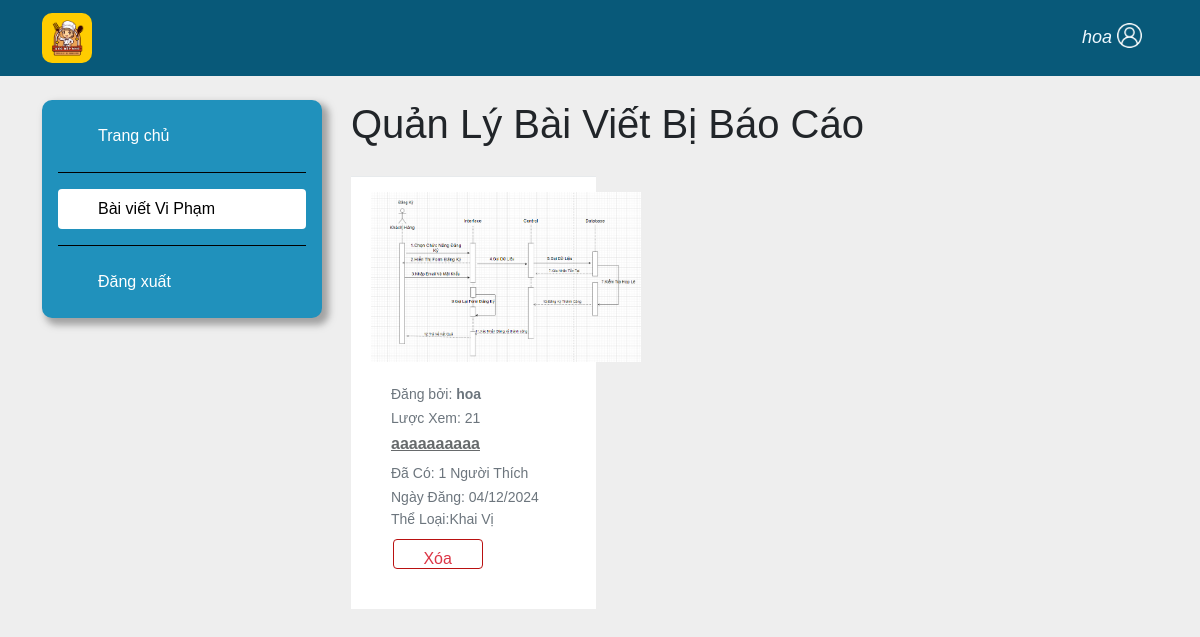
Screenshot of /rpfood/ (signed in) with the database file from the repository.
### appfood/models.py (models this page shows, shortened)
class Recipe(models.Model):
    title = models.CharField(max_length=100,null=True)
    author = models.ForeignKey('auth.User', on_delete=models.CASCADE)
    introduce =  models.CharField(max_length=100,null=True)
    description = models.CharField(max_length=200,null=True)
    created_at = models.DateTimeField(auto_now_add=True)
    views = models.IntegerField(default=0)
    liked_tym = models.ManyToManyField(User, related_name='liked_recipes', blank=True)
    classify = models.ManyToManyField(Classify, related_name='recipes', blank=True)
    reported = models.BooleanField(default=False)
    def total_likes(self):
        return self.liked_tym.count()

class RecipeImage(models.Model):
    recipe = models.ForeignKey(Recipe, related_name='images', on_delete=models.CASCADE)
    image = models.ImageField(upload_to='images/')
    uploaded_at = models.DateTimeField(auto_now_add=True)

class Classify(models.Model):
    name = models.CharField(max_length=100)

### appfood/views.py (the view)
# urls.py: path('rpfood/', views.rpfood, name='rpfood'), # Đường dẫn đến trang Report Food
@login_required
def rpfood(request):
    recipes = Recipe.objects.filter(reported=True)
    recipeimage = RecipeImage.objects.all()
    return render(request, 'admin/rpfood.html', {'recipes': recipes,'recipeimage':recipeimage})

### appfood/templates/admin/rpfood.html
{% extends "admin/base_admin.html" %}
{%load static%}
{%block rpfood%}
<link href="https://maxcdn.bootstrapcdn.com/font-awesome/4.3.0/css/font-awesome.min.css" rel="stylesheet">
<main>
    <div class="container">
        <div class="row">
            <div class="col-3">
                <div class="side-bar d-flex flex-column flex-shrink-0 p-3" style="width: 280px;">
                    <ul class="nav nav-pills flex-column mb-auto">
                        <li class="nav-item">
                            <a href="{% url 'ad' %}" class="nav-link text-white">
                                <svg class="bi me-2" width="16" height="16"><use xlink:href="#speedometer2"></use></svg>Trang chủ
                            </a>
                        </li>
                        <li>
                            <a href="{% url 'savefood' %}" class="nav-link active" aria-current="page">
                                <svg class="bi me-2" width="16" height="16"><use xlink:href="#speedometer2"></use></svg>Bài viết Vi Phạm
                            </a>
                        </li>
                        <li>
                            <a href="{% url 'logout' %}" class="nav-link text-white">
                                <svg class="bi me-2" width="16" height="16"><use xlink:href="#speedometer2"></use></svg>Đăng xuất
                            </a>
                        </li>
                    </ul>
                </div>
            </div>
            <div class="col">
    <div class="container">
        <h1>Quản Lý Bài Viết Bị Báo Cáo</h1>
        <div class="row d-flex flex-wrap">
            {% for recipe in recipes %}
                <div class="col-md-4">
                    <div class="ibox" style="padding-top: 20px;">
                        <div class="ibox-content product-box">
                            {% if recipe.images.first %}
                            <div class="product" style="height: 170px;">
                                <img style="height: 170px;width: 270px;" src="{{ recipe.images.first.image.url }}" alt="">
                            </div>
                            {% endif %}
                            <div class="product-desc">
                                <small class="text-muted">Đăng bởi: <b>{{ recipe.author.username }}</b></small>
                                <br>
                                <small class="text-muted">Lược Xem: {{ recipe.views }}</small>
                                <a href="{% url 'detail_admin' recipe.id %}" class="product-name">{{ recipe.title }}</a>
                                <small class="text-muted">Đã Có: {{ recipe.total_likes }} Người Thích</small>
                                <div>
                                    <small class="text-muted">Ngày Đăng: {{recipe.images.first.uploaded_at|date:"d/m/Y"}}</small>
                                </div>
                                <div>
                                    <small style="float: left;" class="text-muted">Thể Loại:</small>
                                    {% for category in recipe.classify.all %}
                                        <small class="text-muted" style="float: left;">{{ category.name }}</small>
                                    {% endfor %}
                                </div>
                                <div class="m-t text-right" style="padding-top: 30px;padding-left: 1%;">
                                    <a href="{% url 'admin_delete' recipe.id %}" class="btn btn-outline-danger" style="height: 30px;width: 90px;padding-top: 7px;border: 1px solid #b91111;">Xóa</a>
                                </div>
                            </div>
                        </div>
                    </div>
                </div>
            {% endfor %}
        </div>
    </div>
            </div>
        </div>
    </div>
</main>
{%endblock rpfood%}

### appfood/templates/admin/base_admin.html (shortened to what this page needs)
{% load static %}
<!DOCTYPE html>
<html lang="en">
<head>
    <link href="https://cdn.jsdelivr.net/npm/bootstrap@5.0.2/dist/css/bootstrap.min.css" rel="stylesheet">
    <link rel="stylesheet" href="{%static "css/style.css"%}">
    <link rel="stylesheet" href="{%static "css/fixhome.css"%}">
</head>
<body>
    <header class="header">
        <nav class="navbar navbar-light">
            <div class="container">
                <a class="navbar-brand" href="{% url 'ad' %}"><img src="{% static "img/logo.png" %}" alt=""></a>
                <a class="navbar-brand user_name" href="#">{{request.user}}<img src="{% static "img/user.png" %}" alt=""></a>
            </div>
        </nav>
    </header>
    {% block rpfood %}{% endblock rpfood %}
</body>
</html>

### appfood/static/css/style.css (style rules this page uses)
:root { --main: #085979; --yellow:#ffcc00; --blue:#2091bc; --white:#ECEBEA; --red:#D4343F; }
* { margin: 0; padding: 0; box-sizing: border-box; font-family: Arial; font-weight: 400; color: var(--body); }
header { margin-bottom: 10px; position: fixed; top:0; width: 100%; z-index: 100; }
.side-bar ul li:not(:last-of-type) { padding-bottom: 1rem; margin-bottom: 1rem; border-bottom: 1px solid #000; }
header .navbar { background-color:var(--main) !important; }
header .navbar .navbar-brand img { width: 50px; height: 50px; border-radius: 10px; }
header .navbar .user_name { color: aliceblue; font-style: italic; font-size: 18px; }
header .navbar .user_name img { width: 25px; height: 25px; margin-left: 5px; margin-bottom: 5px; }
main { margin-top: 100px; }
main .side-bar { background-color: var(--blue); border-radius: 10px; box-shadow: 5px 5px 7px 2px rgba(128, 128, 128, 0.69); position: fixed; }
main .nav-pills .nav-link.active { background: white; color: black; }

### appfood/static/css/fixhome.css (style rules this page uses)
body { margin-top:20px; background:#eee; }
.product-box { padding: 0; border: 1px solid #e7eaec; }
.product-desc { padding: 20px; position: relative; }
.product-name { font-size: 16px; font-weight: 600; color: #676a6c; display: block; margin: 2px 0 5px 0; }
.ibox { clear: both; margin-bottom: 25px; margin-top: 0; padding: 0; }
.ibox:after, .ibox:before { display: table; }
.ibox-content { background-color: #ffffff; color: inherit; padding: 15px 20px 20px 20px; border-color: #e7eaec; border-image: none; border-style: solid solid none; border-width: 1px 0; }

### rows the page displays
Recipe: images.first.image (picture), author.username "hoa", views "21", title "aaaaaaaaaa", total_likes "1", images.first.uploaded_at "04/12/2024"
Classify: name "Khai Vị"

### other values shown
{{ request.user }} "hoa"
